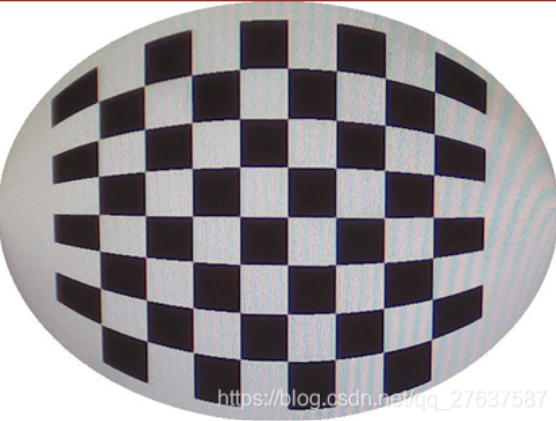
#> input picture experiment3/qipan.png, 556 x 421 px
$ python '手动标定.py'
#> lines starting #> are read from the running program, lines starting #| are printed output that depends on the picture
import cv2
import numpy as np
import glob

# 配置棋盘格尺寸 (例如 9x6 内部角点数量)
CHECKERBOARD = (10, 9)

# 存储检测到的3D和2D角点
objpoints = []  # 3D 点
imgpoints = []  # 2D 点

# 准备棋盘格的3D坐标（假设每个格子的大小为1单位）
objp = np.zeros((CHECKERBOARD[0] * CHECKERBOARD[1], 3), np.float32)
objp[:, :2] = np.mgrid[0:CHECKERBOARD[0], 0:CHECKERBOARD[1]].T.reshape(-1, 2)

# 存储需要手动标注的图像
manual_images = []

# 读取所有标定图像
images = glob.glob('F:\DIP\experiment3\qipan.png')  # 修改为你的标定图像路径

for fname in images:
    img = cv2.imread(fname)
#> img is the input picture: shape (421, 556, 3); mean B, G, R 154.1, 150.9, 154.6
    gray = cv2.cvtColor(img, cv2.COLOR_BGR2GRAY)
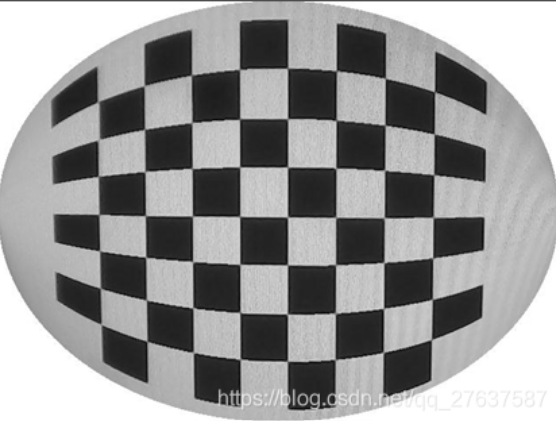
#> gray: shape (421, 556); min 9, max 255, mean 152.4

    # 尝试自动检测棋盘格角点
    ret, corners = cv2.findChessboardCorners(
        gray, CHECKERBOARD,
        flags=cv2.CALIB_CB_ADAPTIVE_THRESH + cv2.CALIB_CB_NORMALIZE_IMAGE + cv2.CALIB_CB_FAST_CHECK
    )
#> ret = False; corners = None

    if ret:
        # 细化角点位置
        corners2 = cv2.cornerSubPix(gray, corners, (11, 11), (-1, -1),
                                    criteria=(cv2.TERM_CRITERIA_EPS + cv2.TERM_CRITERIA_MAX_ITER, 30, 0.001))

        imgpoints.append(corners2)
        objpoints.append(objp)

        # 可视化角点检测
        cv2.drawChessboardCorners(img, CHECKERBOARD, corners2, ret)
        cv2.imshow('Corners', img)
        cv2.waitKey(500)
    else:
        # 如果检测失败，记录需要手动标注的图像
        manual_images.append((fname, img))

cv2.destroyAllWindows()

# 手动标注角点函数
def manual_annotation(image):
    points = []

    def click_event(event, x, y, flags, param):
        if event == cv2.EVENT_LBUTTONDOWN:
            points.append((x, y))
            print(f"Point {len(points)}: ({x}, {y})")
            cv2.circle(image, (x, y), 5, (0, 0, 255), -1)
            cv2.imshow('Manual Annotation', image)

    cv2.imshow('Manual Annotation', image)
    cv2.setMouseCallback('Manual Annotation', click_event)
    cv2.waitKey(0)
    cv2.destroyAllWindows()

    return np.array(points, dtype=np.float32)

# 对需要手动标注的图像逐个处理
for fname, img in manual_images:
    print(f"手动标注图像: {fname}")
    manual_corners = manual_annotation(img)

    if len(manual_corners) == CHECKERBOARD[0] * CHECKERBOARD[1]:
        imgpoints.append(manual_corners)
        objpoints.append(objp)
    else:
        print(f"图像 {fname} 的标注角点数量不足，请重新标注。")
#> this loop made 1 pass
#| 手动标注图像: experiment3/qipan.png
#| 图像 experiment3/qipan.png 的标注角点数量不足，请重新标注。
#> after the loop, imgpoints = []; objpoints = []

# 计算相机内参和畸变系数
#> (the run stopped early here; a loop or call above may not have finished)
